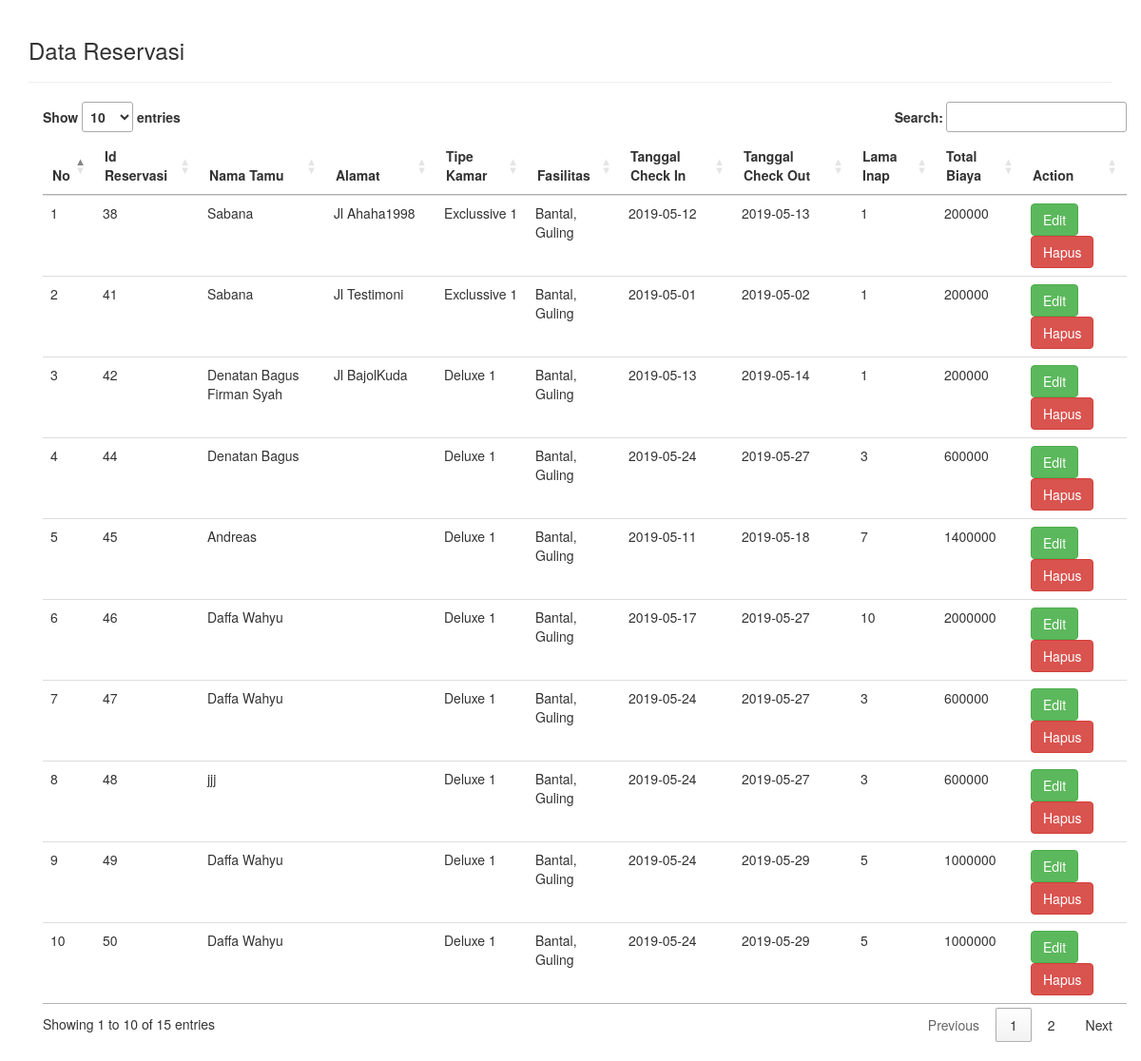
The page /admin/showReservasi.php on the database its author committed.
### tables this page shows
CREATE TABLE `tb_reservasi` (
  `id_reservasi` int(25) NOT NULL,
  `nama_tamu` varchar(25) NOT NULL,
  `kode_kamar` varchar(25) NOT NULL,
  `id_fasilitas` varchar(25) NOT NULL,
  `tanggal_check_in` date NOT NULL,
  `tanggal_check_out` date NOT NULL,
  `lama_inap` int(25) NOT NULL,
  `total_biaya` int(25) NOT NULL,
  `flag` int(1) NOT NULL DEFAULT '1',
  `alamat` varchar(50) NOT NULL
);

CREATE TABLE `tb_kamar` (
  `kode_kamar` varchar(25) NOT NULL,
  `nama_kamar` varchar(25) NOT NULL,
  `kelas` varchar(25) NOT NULL,
  `gambar` varchar(25) NOT NULL,
  `tarif` int(25) NOT NULL,
  `status` varchar(25) NOT NULL,
  `flag` int(1) NOT NULL DEFAULT '1'
);

CREATE TABLE `tb_fasilitas` (
  `id_fasilitas` varchar(25) NOT NULL,
  `tipe_fasilitas` varchar(25) NOT NULL,
  `fasilitas` varchar(25) NOT NULL,
  `status` varchar(25) NOT NULL,
  `flag` int(1) NOT NULL DEFAULT '1'
);

### admin/showReservasi.php (the view, shortened to what this page needs)
<!DOCTYPE html>
<html lang="en">
<head>
<link rel="stylesheet" type="text/css" href="//cdn.datatables.net/1.10.11/css/jquery.dataTables.min.css">
<link rel="stylesheet" href="https://maxcdn.bootstrapcdn.com/bootstrap/3.3.7/css/bootstrap.min.css">
</head>
<body>
<?php
    include 'helper/connection.php';
?>
<div class="container" style="padding-top: 20px; padding-bottom: 20px;">
    <h3>Data Reservasi</h3>
<hr>
<div class="container">
<table class="table table-stripped table-hover datatab" align="center">
    <thead>
        <tr>
            <th>No</th>
            <th>Id Reservasi</th>
            <th>Nama Tamu</th>
            <th>Alamat</th>
            <th>Tipe Kamar</th>
            <th>Fasilitas</th>
            <th>Tanggal Check In</th>
            <th>Tanggal Check Out</th>
            <th>Lama Inap</th>
            <th>Total Biaya</th>
            <th>Action</th>
        </tr>
    </thead>
<tbody>
<?php
    $sql = "select id_reservasi, nama_tamu, nama_kamar, fasilitas, tanggal_check_in, tanggal_check_out, lama_inap, total_biaya, alamat
    from tb_kamar, tb_fasilitas, tb_reservasi
    where tb_kamar.kode_kamar = tb_reservasi.kode_kamar
    and tb_fasilitas.id_fasilitas = tb_reservasi.id_fasilitas and tb_reservasi.flag = 1";
    $query = mysqli_query($con, $sql);
    $no = 1;
    while ($data = mysqli_fetch_assoc($query)){
?>
<tr>
    <td><?php echo $no++; ?></td>
    <td><?php echo $data['id_reservasi']; ?></td>
    <td><?php echo $data['nama_tamu']; ?></td>
    <td><?php echo $data['alamat']; ?></td>
    <td><?php echo $data['nama_kamar']; ?></td>
    <td><?php echo $data['fasilitas']; ?></td>
    <td><?php echo $data['tanggal_check_in']; ?></td>
    <td><?php echo $data['tanggal_check_out']; ?></td>
    <td><?php echo $data['lama_inap']; ?></td>
    <td><?php echo $data['total_biaya']; ?></td>
    <td>
    <a href="#" type="button" class="btn btn-success btn-md" data-toggle="modal" data-target="#myModal<?php echo $data['id_reservasi']; ?>">Edit</a>
    <?php
        $id_reservasi = $data["id_reservasi"];
        echo "<a href='proses/deleteReservasi.php?id=$id_reservasi' class='btn btn-danger'>Hapus</a>";
    ?>
    </td>
</tr>
<?php
    }
?>
</tbody>
</table>
</div>
</div>
</body>
</html>

### rows shown on the page
tb_reservasi: id_reservasi "38", nama_tamu "Sabana", alamat "Jl Ahaha1998", kode_kamar.nama_kamar "Exclussive 1", id_fasilitas.fasilitas "Bantal, Guling", tanggal_check_in "2019-05-12", tanggal_check_out "2019-05-13", lama_inap "1", total_biaya "200000"
tb_reservasi: id_reservasi "41", nama_tamu "Sabana", alamat "Jl Testimoni", kode_kamar.nama_kamar "Exclussive 1", id_fasilitas.fasilitas "Bantal, Guling", tanggal_check_in "2019-05-01", tanggal_check_out "2019-05-02", lama_inap "1", total_biaya "200000"
tb_reservasi: id_reservasi "42", nama_tamu "Denatan Bagus Firman Syah", alamat "Jl BajolKuda", kode_kamar.nama_kamar "Deluxe 1", id_fasilitas.fasilitas "Bantal, Guling", tanggal_check_in "2019-05-13", tanggal_check_out "2019-05-14", lama_inap "1", total_biaya "200000"
tb_reservasi: id_reservasi "44", nama_tamu "Denatan Bagus", kode_kamar.nama_kamar "Deluxe 1", id_fasilitas.fasilitas "Bantal, Guling", tanggal_check_in "2019-05-24", tanggal_check_out "2019-05-27", lama_inap "3", total_biaya "600000"
tb_reservasi: id_reservasi "45", nama_tamu "Andreas", kode_kamar.nama_kamar "Deluxe 1", id_fasilitas.fasilitas "Bantal, Guling", tanggal_check_in "2019-05-11", tanggal_check_out "2019-05-18", lama_inap "7", total_biaya "1400000"
tb_reservasi: id_reservasi "46", nama_tamu "Daffa Wahyu", kode_kamar.nama_kamar "Deluxe 1", id_fasilitas.fasilitas "Bantal, Guling", tanggal_check_in "2019-05-17", tanggal_check_out "2019-05-27", lama_inap "10", total_biaya "2000000"
tb_reservasi: id_reservasi "47", nama_tamu "Daffa Wahyu", kode_kamar.nama_kamar "Deluxe 1", id_fasilitas.fasilitas "Bantal, Guling", tanggal_check_in "2019-05-24", tanggal_check_out "2019-05-27", lama_inap "3", total_biaya "600000"
tb_reservasi: id_reservasi "48", nama_tamu "jjj", kode_kamar.nama_kamar "Deluxe 1", id_fasilitas.fasilitas "Bantal, Guling", tanggal_check_in "2019-05-24", tanggal_check_out "2019-05-27", lama_inap "3", total_biaya "600000"
tb_reservasi: id_reservasi "49", nama_tamu "Daffa Wahyu", kode_kamar.nama_kamar "Deluxe 1", id_fasilitas.fasilitas "Bantal, Guling", tanggal_check_in "2019-05-24", tanggal_check_out "2019-05-29", lama_inap "5", total_biaya "1000000"
tb_reservasi: id_reservasi "50", nama_tamu "Daffa Wahyu", kode_kamar.nama_kamar "Deluxe 1", id_fasilitas.fasilitas "Bantal, Guling", tanggal_check_in "2019-05-24", tanggal_check_out "2019-05-29", lama_inap "5", total_biaya "1000000"
